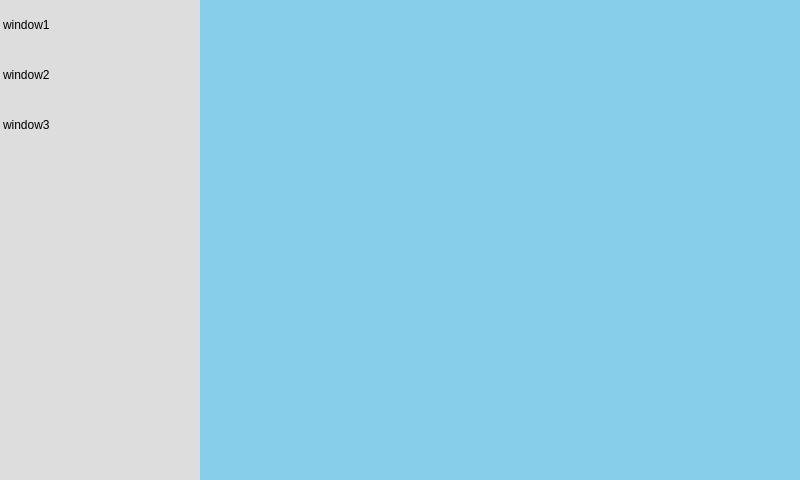
<?xml version="1.0" encoding="UTF-8"?>
<ui version="4.0">
 <class>Widget</class>
 <widget class="QWidget" name="Widget">
  <property name="geometry">
   <rect>
    <x>0</x>
    <y>0</y>
    <width>800</width>
    <height>480</height>
   </rect>
  </property>
  <property name="windowTitle">
   <string>Widget</string>
  </property>
  <widget class="QWidget" name="">
   <property name="geometry">
    <rect>
     <x>0</x>
     <y>0</y>
     <width>801</width>
     <height>481</height>
    </rect>
   </property>
   <layout class="QHBoxLayout" name="horizontalLayout">
    <property name="spacing">
     <number>0</number>
    </property>
    <property name="sizeConstraint">
     <enum>QLayout::SetDefaultConstraint</enum>
    </property>
    <item>
     <widget class="QListWidget" name="listWidget">
      <property name="maximumSize">
       <size>
        <width>200</width>
        <height>16777215</height>
       </size>
      </property>
      <property name="focusPolicy">
       <enum>Qt::NoFocus</enum>
      </property>
      <property name="styleSheet">
       <string notr="true">QListWidget{ background-color: #dddddd;border: none}
QListWidget::item:selected { background-color: white; color: black;}
QListWidget::item{height: 50px; }</string>
      </property>
      <property name="showDropIndicator" stdset="0">
       <bool>true</bool>
      </property>
      <item>
       <property name="text">
        <string>window1</string>
       </property>
      </item>
      <item>
       <property name="text">
        <string>window2</string>
       </property>
      </item>
      <item>
       <property name="text">
        <string>window3</string>
       </property>
      </item>
     </widget>
    </item>
    <item>
     <widget class="QTabWidget" name="tabWidget">
      <property name="enabled">
       <bool>true</bool>
      </property>
      <property name="styleSheet">
       <string notr="true">QTabBar::tab{ width: 0px; height: 0px}
QTabWidget{ border: none}</string>
      </property>
      <property name="currentIndex">
       <number>0</number>
      </property>
      <property name="tabsClosable">
       <bool>false</bool>
      </property>
      <property name="tabBarAutoHide">
       <bool>false</bool>
      </property>
      <widget class="QWidget" name="tab">
       <property name="styleSheet">
        <string notr="true">QWidget{ background-color: skyblue;}</string>
       </property>
       <attribute name="title">
        <string>Tab 1</string>
       </attribute>
      </widget>
      <widget class="QWidget" name="tab_2">
       <property name="styleSheet">
        <string notr="true">QWidget{ background-color: black;}</string>
       </property>
       <attribute name="title">
        <string>Tab 2</string>
       </attribute>
      </widget>
      <widget class="QWidget" name="tab_3">
       <property name="styleSheet">
        <string notr="true">QWidget{ background-color: white;}</string>
       </property>
       <attribute name="title">
        <string>Page3</string>
       </attribute>
      </widget>
     </widget>
    </item>
   </layout>
  </widget>
 </widget>
 <resources/>
 <connections/>
</ui>
